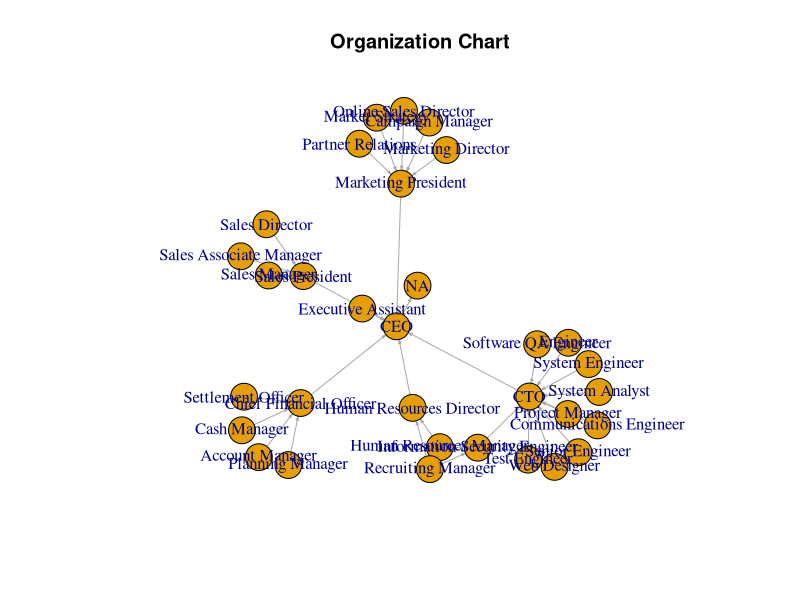
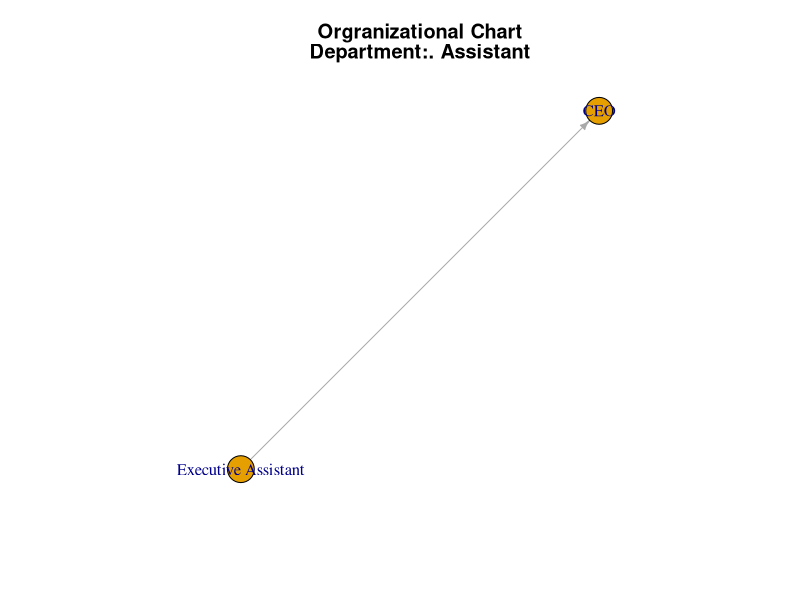
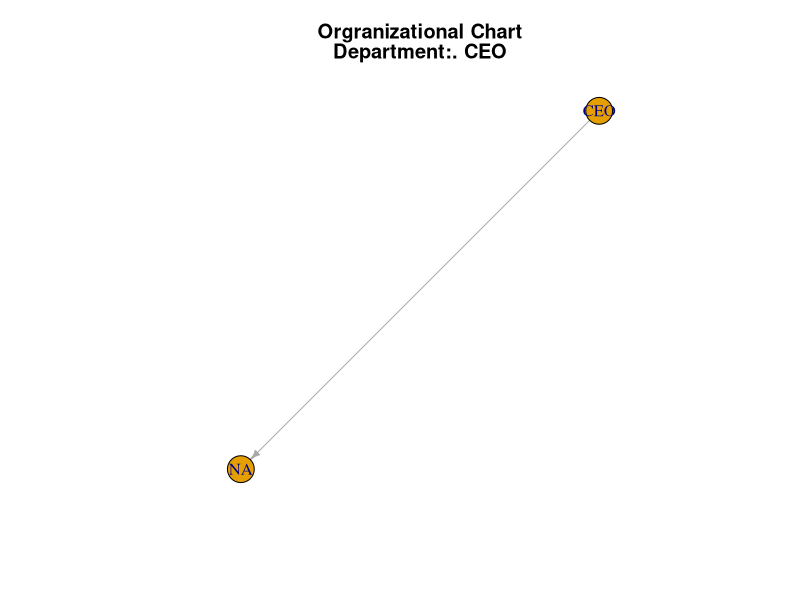
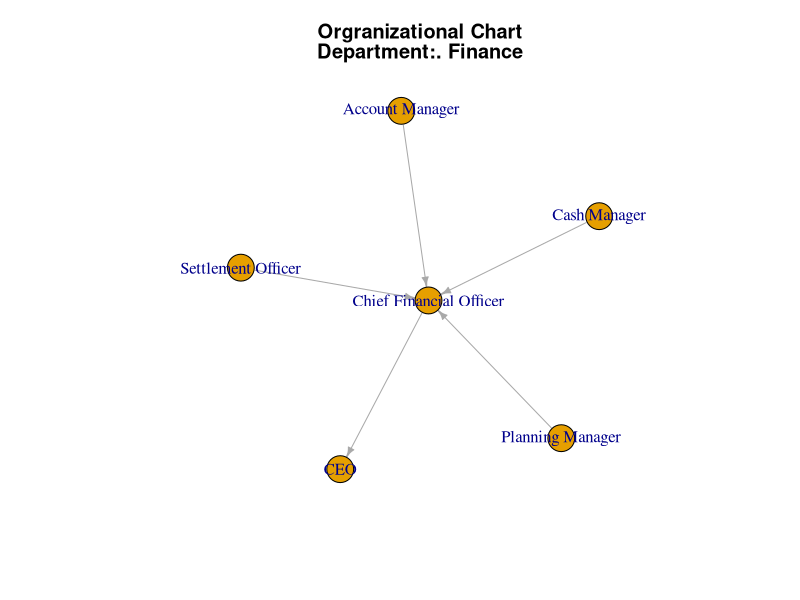
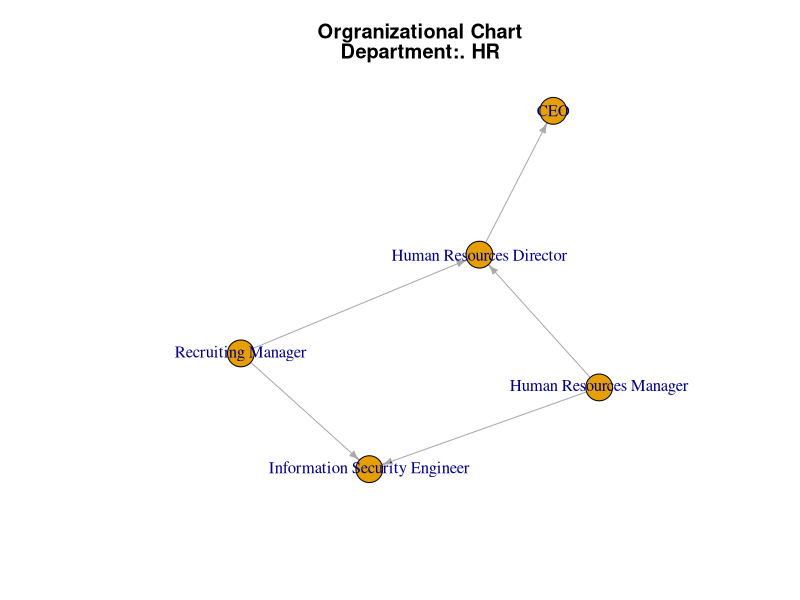
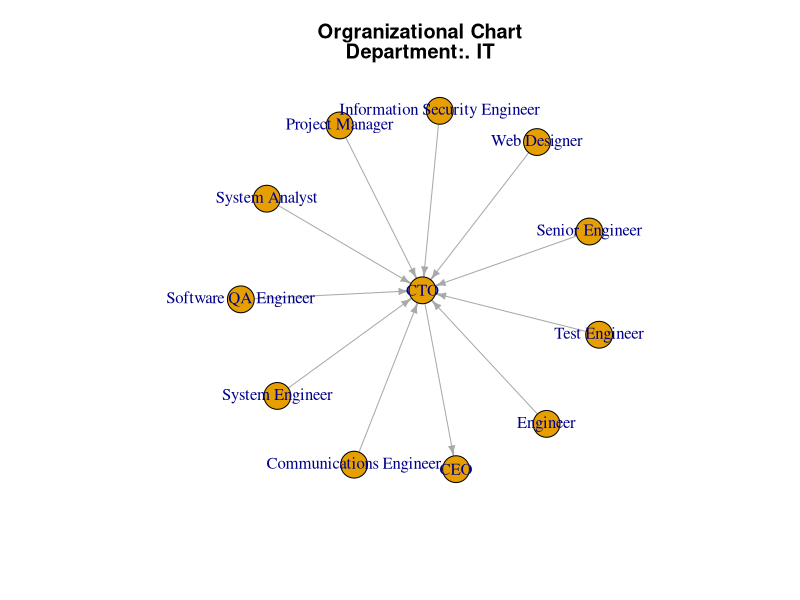
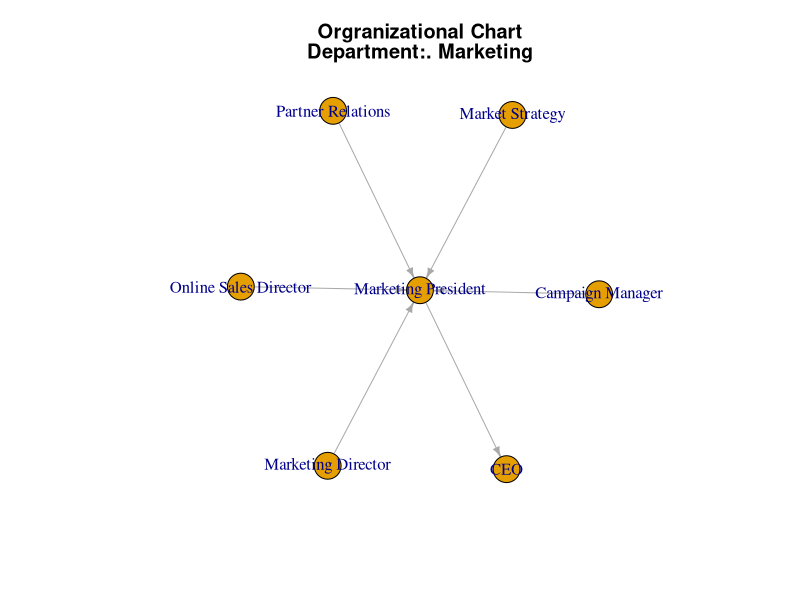
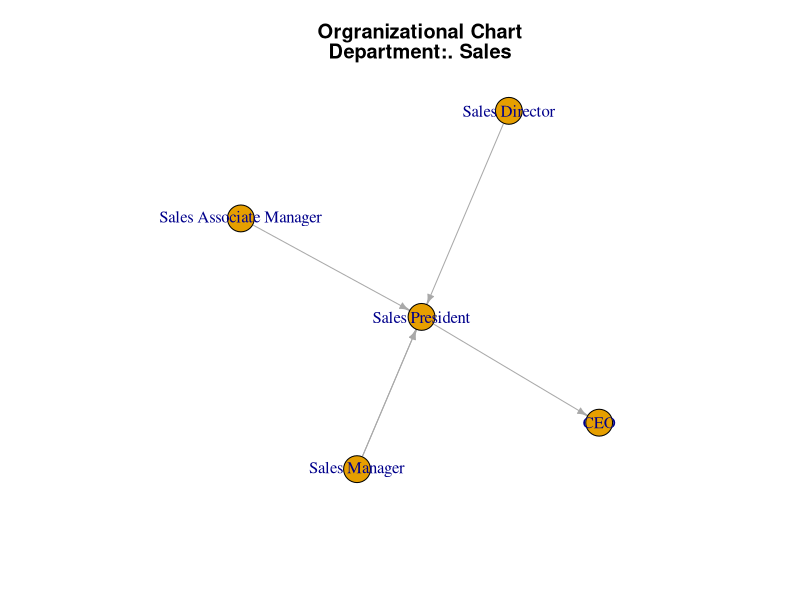

The R source for these figures, in order:
setwd("~/GitHub/OrgChart")
library(igraph)

# read csv file
dataSrc <- read.csv("orgChartData.csv", header = T)
# create a lookup table
lookup <- dataSrc[,c("EmpName", "EmpTitle")]

# Use merge to lookup manager's titles
temp <- merge(dataSrc, lookup, Src, by.x = "EmpManager", by.y = "EmpName", all.x = T )
# Tweak the column names 
names(temp)[match(c("EmpTitle.x","EmpTitle.y"), names(temp))] <- c("EmpTitle", "MgrTitle")

# Create a subset and make sure EmpTitle and MgrTitle are first two columns
dataInput <- temp[c("EmpTitle", "MgrTitle","EmpName", "EmpManager", "EmpDept", "FloorNum")]
View(dataInput)

# Organization Chart Function
drawOrgChart <- function(dataInput){
  data_gf <- graph.data.frame(dataInput, directed = T)
  plot(data_gf,
       main = 'Organization Chart',
       edge.arrow.size=0.2, 
       edge.curved = F
  )
  dev.copy(png,file='OrgChart.png')
  dev.off()
}

# Draw Org Chart
drawOrgChart(dataInput)

# Draw Org Chart By Department

# Function for draw Org Chart By department
split_OrgChart <- function(df){
  # Split dataset with split function
  df_split <- split(df,df$EmpDept)
  # Get the length of splitted dataset
  len <- length(unique(df$EmpDept))
  for(i in 1:len){
    df_gf <- graph.data.frame(df_split[[i]],directed=T)
    plot(df_gf, 
      main = c('Orgranizational Chart',paste('Department:.',df_split[[i]][1,5])),
      edge.arrow.size=0.5, 
      edge.curved = F)
  dev.copy(png,file=paste('Department: ', df_split[[i]][1,5],'.png'))
  dev.off()
  }
}

split_OrgChart(dataInput)
